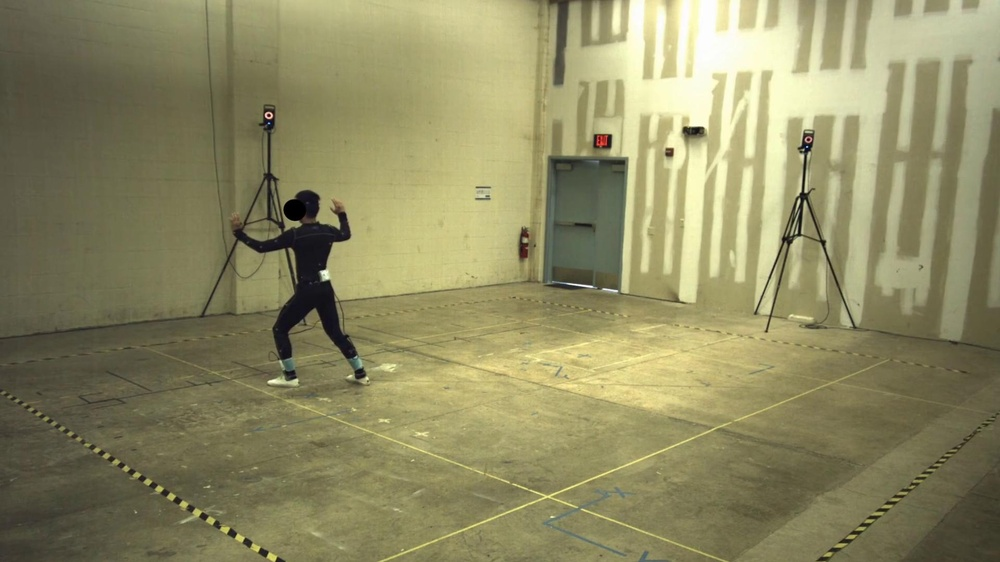
%> input picture im1corrected.jpg, 1000 x 562 px, shrunk from 1920 x 1080 before the run
$ octave task3_5.m   (GNU Octave 9; MATLAB toolbox functions it lacks are replaced by stand-ins)
%> lines starting %> are read from the running program, lines starting %| are printed output that depends on the picture
### display_epipolar_lines.m
function display_epipolar_lines(F, v1_points_2d, v2_points_2d, v1_image, v2_image, part_title_text)

    colors =  'bgrcmykbgrcmykbgrcmykbgrcmykbgrcmykbgrcmykbgrcmyk';

    im1 = v1_image;
    im2 = v2_image;
    x1 = v1_points_2d(1, :)';
    y1 = v1_points_2d(2, :)';
    x2 = v2_points_2d(1, :)';
    y2 = v2_points_2d(2, :)';
    v1_points = [x1, y1, ones(length(x1), 1)]';
    v2_points = [x2, y2, ones(length(x2), 1)]';

    %overlay epipolar lines on im2
    L = F * v1_points;
    [nr,nc,~] = size(im2);
    figure; clf; imagesc(im2); axis image;
    hold on; plot(x2,y2,'*'); hold off;
    hold on; title(part_title_text+" on camera v2"); hold off;
    for i=1:size(L,2)
        a = L(1,i); b = L(2,i); c=L(3,i);
        if (abs(a) > (abs(b)))
           ylo = 1; yhi = nr;
           xlo = (-b * ylo - c) / a;
           xhi = (-b * yhi - c) / a;
           hold on
           h=plot([xlo; xhi],[ylo; yhi], 'Color', colors(i), 'LineWidth', 2);
           hold off
        else
           xlo = 1; xhi = nc;
           ylo = (-a * xlo - c) / b;
           yhi = (-a * xhi - c) / b;
           hold on
           h=plot([xlo; xhi],[ylo; yhi], 'Color', colors(i), 'LineWidth', 2);
           hold off
        end
       drawnow;
    end
    pause(1);


    %overlay epipolar lines on im1
    L = (v2_points' * F)' ;
    [nr,nc,~] = size(im1);
    figure; clf; imagesc(im1); axis image;
    hold on; plot(x1,y1,'*'); hold off;
    hold on; title(part_title_text+" on camera v1"); hold off;
    for i=1:size(L,2)
        a = L(1,i); b = L(2,i); c=L(3,i);
        if (abs(a) > (abs(b)))
           ylo=0; yhi=nr;
           xlo = (-b * ylo - c) / a;
           xhi = (-b * yhi - c) / a;
           hold on
           h=plot([xlo; xhi],[ylo; yhi], 'Color',colors(i),'LineWidth',2);
           hold off
        else
           xlo=0; xhi=nc;
           ylo = (-a * xlo - c) / b;
           yhi = (-a * xhi - c) / b;
           hold on
           h=plot([xlo; xhi],[ylo; yhi], 'Color',colors(i),'LineWidth',2);
           hold off
        end
       drawnow;
    end
    pause(1);

end

### get_F_from_camera_calibration_parameters.m
function F = get_F_from_camera_calibration_parameters(v1_Rmat, v2_Rmat, v1_Kmat, v2_Kmat, v1_position, v2_position)

    % Relative rotation and translation of camera 2, respect to camera 1 (camera 1 is primary camera)
    relative_Rmat = v2_Rmat * v1_Rmat';
    relative_position = v1_Rmat * (v2_position - v1_position);

    % Get the matrix about nullspace from Lecture 17 - P 12, for spinning camera correctly
    relative_spin = [   0                   , -relative_position(3),  relative_position(2);
                        relative_position(3), 0                    , -relative_position(1);
                      - relative_position(2),  relative_position(1), 0                    ];

    % Essential matrix
    E = relative_Rmat * relative_spin;

    % Fundamental matrix
    % From lecture, Fundamental matrix F = K_{right}^{-T} R S K_{left}^{-1}
    F = inv(v2_Kmat') * E * inv(v1_Kmat);

end

### task3_2.m
function points2d = task3_2(camera_file, mocap_points_3d_file, image_file, display)
    % part 2: Projecting 3D mocap points into 2D pixel locations

    camera = load(camera_file).Parameters;
    points3d = load(mocap_points_3d_file).pts3D;

    P = camera.Pmat;
    K = camera.Kmat;

    % Add a row of ones at the bottom (4-th row) of points,
    % for satisfying the later calculation.
    points3d(4,:)= 1;


    % project the 3d points to 2d
    tmp = K * (P * points3d);

    tmp(1,:) = tmp(1,:) ./ tmp(3, :);
    tmp(2,:) = tmp(2,:) ./ tmp(3, :);
    tmp(3,:) = 1;

    points2d = tmp(1:2,:);

    if (display)
        im1 = imread(image_file);
        figure;
        clf;
        imshow(im1);
        hold on;
        plot(points2d(1,:), points2d(2,:), 'r*', 'Linewidth', 1);
        hold off;
        pause(1);
    end;

end

### task3_5.m
% part 5: Compute the Fundamental matrix from known camera calibration parameters
% not complete for the epipolar keeps outside of images
v1 = load('Parameters_V1_1.mat').Parameters;
v2 = load('Parameters_V2_1.mat').Parameters;
points3d = load('mocapPoints3D.mat').pts3D;
image1 = imread('im1corrected.jpg');
%> image1 is the input picture: size 562x1000x3 uint8; mean R, G, B 142.5, 138.7, 99.3
image2 = imread('im2corrected.jpg');
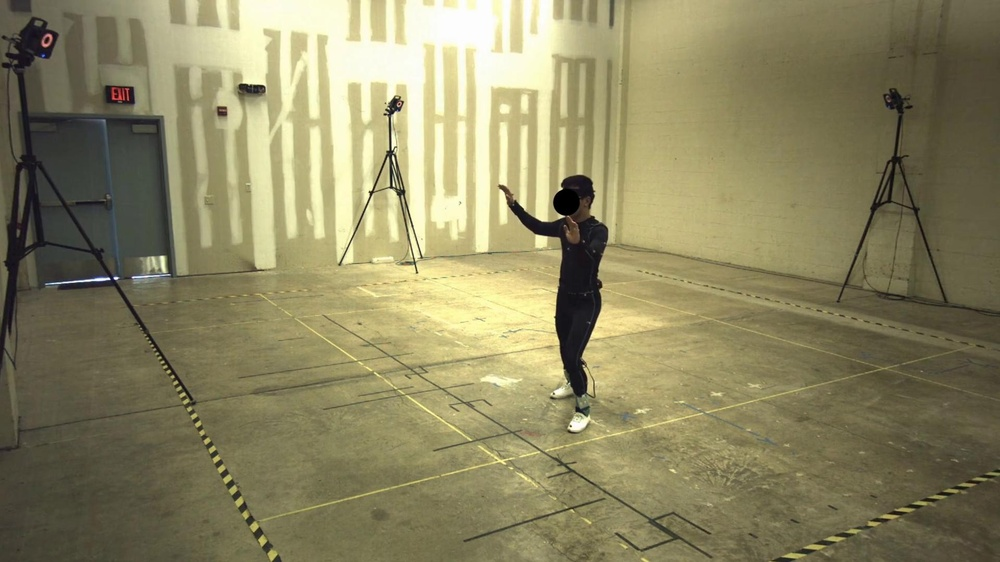
%> input picture im2corrected.jpg, 1000 x 562 px, shrunk from 1920 x 1080 before the run
%> image2 is the input picture: size 562x1000x3 uint8; mean R, G, B 139.9, 134, 97.9
addpath("./");

v1_Kmat = v1.Kmat;
v2_Kmat = v2.Kmat;
v1_Rmat = v1.Rmat;
v2_Rmat = v2.Rmat;
v1_position = v1.position(:);
v2_position = v2.position(:);


F = get_F_from_camera_calibration_parameters(v1_Rmat, v2_Rmat, v1_Kmat, v2_Kmat, v1_position, v2_position);

% Display the Fundamental matrix
fprintf('Fundamental Matrix F for task3.5:\n');
disp(F);

% Verfiy F
% Copy and adjust the code from eight point algorithm demo
num_points = size(points3d, 2);
v1_points2d = task3_2('Parameters_V1_1.mat', 'mocapPoints3D.mat', 'im1corrected.jpg', 0);
v2_points2d = task3_2('Parameters_V2_1.mat', 'mocapPoints3D.mat', 'im2corrected.jpg', 0);


display_epipolar_lines(F, v1_points2d, v2_points2d, image1, image2, "Graph about epipolar lines generated by F matrix, which generated by " + newline +"camera calibration parameters, ");
%> after the loop in display_epipolar_lines, `for i=1:size(L,2)`:
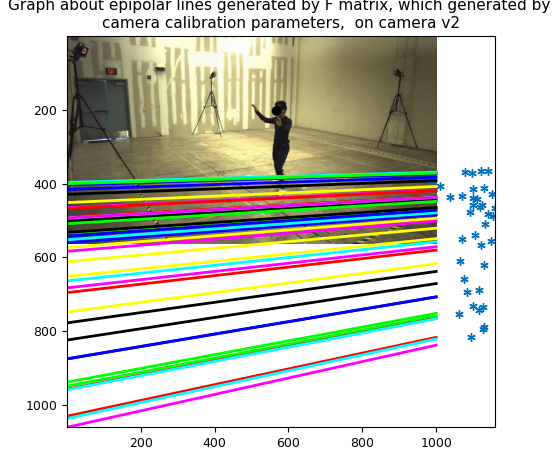
%> figure redrawn from the program's plot data
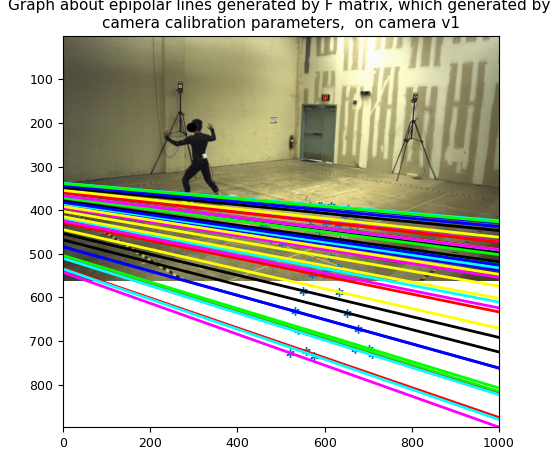
%> figure redrawn from the program's plot data
